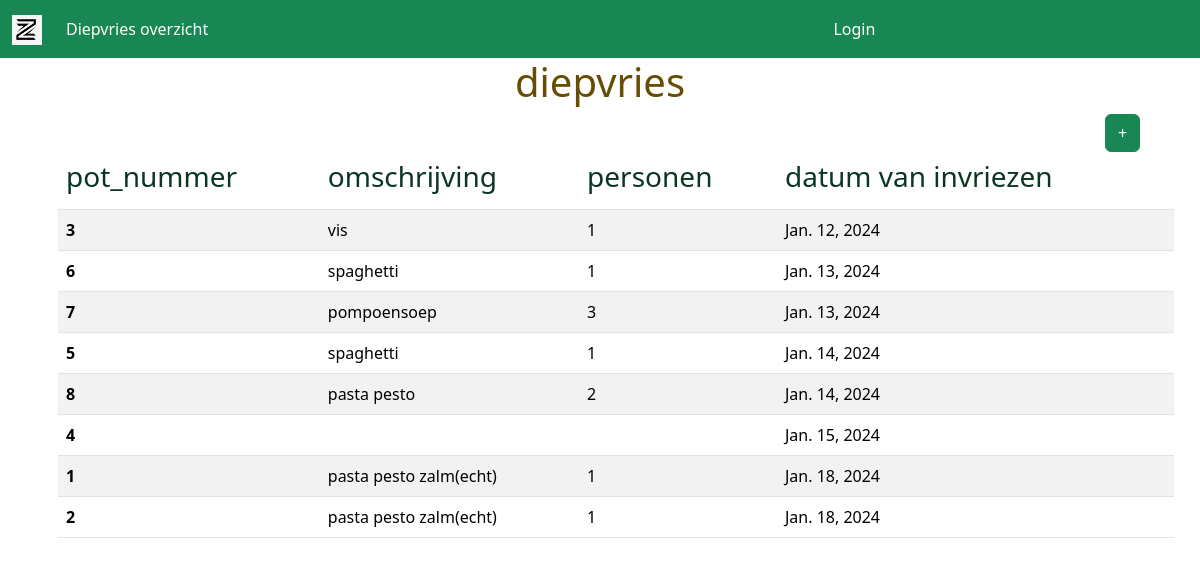
Before: /main/diepvries/ with the older database file.
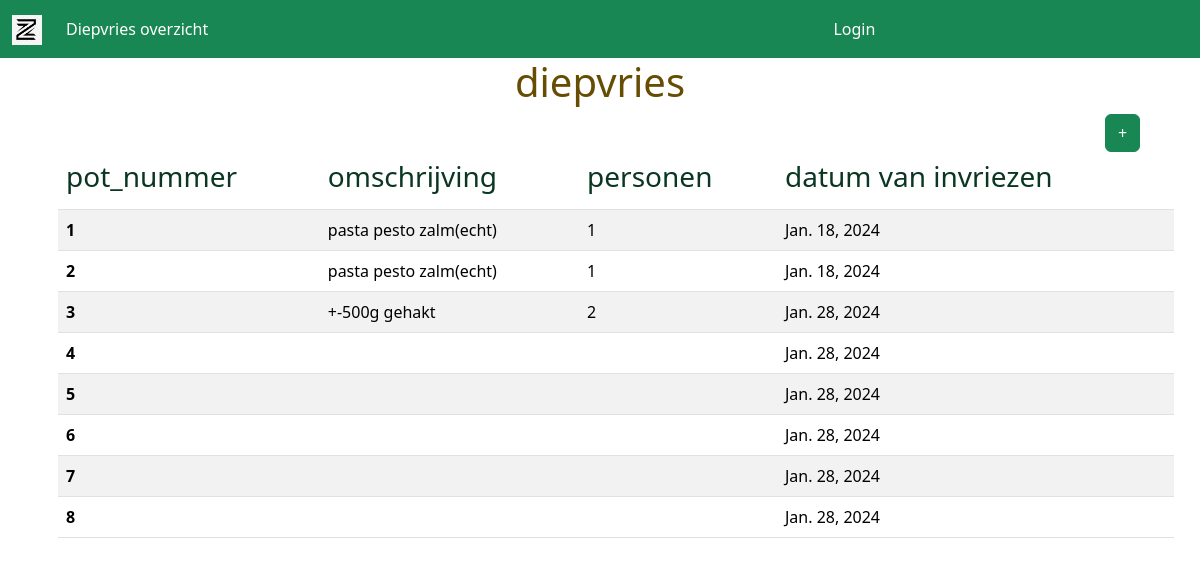
After: the same page with the newer database file.
### main/models.py (models this page shows)
class Diepvries(models.Model):
    pot_nummer = models.IntegerField(unique = True)
    omschrijving = models.CharField(max_length = 50)
    personen = models.CharField(max_length = 2)
    datum = models.DateField(auto_now = True)

### main/views.py (the view, shortened to what this page needs)
# urls.py: path("diepvries/", views.diepvries_page, name="diepvries"),
def diepvries_page(request):
    template = "main/diepvries.html"
    inhoud = Diepvries.objects.all().order_by("datum").values()
    context = {"inhoud":inhoud}
    return render(request=request, context=context, template_name=template)

### main/templates/main/diepvries.html (shortened to what this page needs)
{% extends "main/base.html" %}
{% block title %}
    <h1 class="text-center text-warning-emphasis">diepvries</h1>
{% endblock title %}
{% block precontent %}
    <div class="container text-center">
        <div class="row">
            <div class="col">
            </div>
            <div class="col">
            </div>
            <div class="col-1">
                <button type="button" class="btn btn-success" data-bs-toggle="modal" data-bs-target="#exampleModal">
                    +
                </button>
            </div>
        </div>
    </div>
{% endblock precontent %}
{% block content %}
<ul>
    <div class="container">
        <table class="table table-striped">
            <thead>
              <tr>
                <th scope="col"><h3 class="text-success-emphasis">pot_nummer</h3></th>
                <th scope="col"><h3 class="text-success-emphasis">omschrijving</h3></th>
                <th scope="col"><h3 class="text-success-emphasis">personen</h3></th>
                <th scope="col"><h3 class="text-success-emphasis">datum van invriezen</h3></th>
              </tr>
            </thead>
            <tbody>
                {% for x in inhoud %}
                <tr>
                    <th scope="row">{{x.pot_nummer}}</th>
                    <td>{{x.omschrijving}}</td>
                    <td>{{x.personen}}</td>
                    <td>{{x.datum}}</td>
                </tr>
                {% endfor %}
            </tbody>
          </table>
    </div>
</ul>
{% endblock content %}

### main/templates/main/base.html (shortened to what this page needs)
<!doctype html>
<html lang="en">
<head>
    {% include "main/base_head.html" %}
<body>
    <main>
        {% include "main/navbar.html" %}
        {% block title %}
        {% endblock title %}
        {% block precontent %}
        {% endblock precontent %}
        {% block content %}
        {% endblock content %}
    </main>
</body>
</html>

### main/templates/main/base_head.html (shortened to what this page needs)
{% load static %}
<link href="https://cdn.jsdelivr.net/npm/bootstrap@5.3.2/dist/css/bootstrap.min.css" rel="stylesheet">

### main/templates/main/navbar.html (shortened to what this page needs)
{% load static %}
<nav class="navbar navbar-expand-lg text-light bg-success">
    <div class="container-fluid">
        <a class="navbar-brand" href="{% url "main:home" %}">
            <img src="{% static 'Z-logo.png' %}" width="30" height="30">
        </a>
      <div class="collapse navbar-collapse" id="navbarSupportedContent">
        <ul class="navbar-nav me-auto mb-2 mb-lg-0">
          <li class="nav-item">
            <a class="nav-link text-white" href="{% url "main:diepvries" %}">Diepvries overzicht</a>
          </li>
        </ul>
      </div>
      <div class="collapse navbar-collapse" id="navbarSupportedContent">
        <ul class="navbar-nav me-auto mb-2 mb-lg-0">
            {% if user.is_authenticated == False %}
            <li class="nav-item">
              <a class="nav-link text-white" href="{% url "users:login" %}">Login</a>
            </li>
          {% endif %}
        </ul>
      </div>
    </div>
</nav>

Changed rows visible on the page:
removed Diepvries: pot_nummer "3", omschrijving "vis", personen "1", datum "Jan. 12, 2024"
shown differently, row unchanged: Diepvries (number 1 of 8 on the later page): moves up the list
shown differently, row unchanged: Diepvries (number 2 of 8 on the later page): moves up the list
added Diepvries: pot_nummer "3", omschrijving "+-500g gehakt", personen "2", datum "Jan. 28, 2024"
changed Diepvries (number 4 of 8 on the later page): datum "Jan. 15, 2024" → "Jan. 28, 2024"; moves up the list
changed Diepvries (number 5 of 8 on the later page): datum "Jan. 14, 2024" → "Jan. 28, 2024"; omschrijving "spaghetti" → (not shown); personen "1" → (not shown); moves down the list
changed Diepvries (number 6 of 8 on the later page): datum "Jan. 13, 2024" → "Jan. 28, 2024"; omschrijving "spaghetti" → (not shown); personen "1" → (not shown)
changed Diepvries (number 7 of 8 on the later page): datum "Jan. 13, 2024" → "Jan. 28, 2024"; omschrijving "pompoensoep" → (not shown); personen "3" → (not shown)
changed Diepvries (number 8 of 8 on the later page): datum "Jan. 14, 2024" → "Jan. 28, 2024"; omschrijving "pasta pesto" → (not shown); personen "2" → (not shown)
